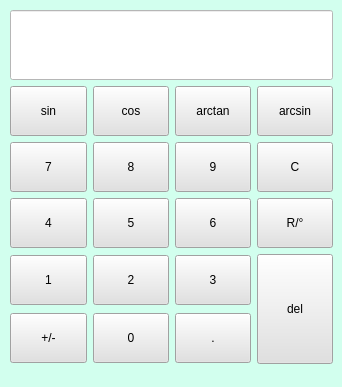
<?xml version="1.0" encoding="UTF-8"?>
<ui version="4.0">
 <class>MainWindow</class>
 <widget class="QMainWindow" name="MainWindow">
  <property name="geometry">
   <rect>
    <x>0</x>
    <y>0</y>
    <width>342</width>
    <height>387</height>
   </rect>
  </property>
  <property name="windowTitle">
   <string>Calculator</string>
  </property>
  <property name="styleSheet">
   <string notr="true">background-color: rgb(210, 255, 238);</string>
  </property>
  <widget class="QWidget" name="centralwidget">
   <property name="tabletTracking">
    <bool>false</bool>
   </property>
   <widget class="QWidget" name="layoutWidget">
    <property name="geometry">
     <rect>
      <x>10</x>
      <y>10</y>
      <width>323</width>
      <height>356</height>
     </rect>
    </property>
    <layout class="QGridLayout" name="gridLayout">
     <item row="1" column="0">
      <widget class="QPushButton" name="sin_button">
       <property name="minimumSize">
        <size>
         <width>75</width>
         <height>50</height>
        </size>
       </property>
       <property name="styleSheet">
        <string notr="true">background-color: rgb(225, 225, 225);
font: 75 12pt &quot;Arial&quot;;
selection-background-color: rgb(255, 255, 255);</string>
       </property>
       <property name="text">
        <string>sin</string>
       </property>
       <property name="iconSize">
        <size>
         <width>32</width>
         <height>32</height>
        </size>
       </property>
      </widget>
     </item>
     <item row="1" column="1">
      <widget class="QPushButton" name="cos_button">
       <property name="minimumSize">
        <size>
         <width>0</width>
         <height>50</height>
        </size>
       </property>
       <property name="styleSheet">
        <string notr="true">background-color: rgb(225, 225, 225);
font: 75 12pt &quot;Arial&quot;;
selection-background-color: rgb(255, 255, 255);</string>
       </property>
       <property name="text">
        <string>cos</string>
       </property>
      </widget>
     </item>
     <item row="1" column="3">
      <widget class="QPushButton" name="arcsin_button">
       <property name="minimumSize">
        <size>
         <width>75</width>
         <height>50</height>
        </size>
       </property>
       <property name="styleSheet">
        <string notr="true">background-color: rgb(225, 225, 225);
font: 75 12pt &quot;Arial&quot;;
selection-background-color: rgb(255, 255, 255);</string>
       </property>
       <property name="text">
        <string>arcsin</string>
       </property>
      </widget>
     </item>
     <item row="2" column="1">
      <widget class="QPushButton" name="number_8_button">
       <property name="minimumSize">
        <size>
         <width>0</width>
         <height>50</height>
        </size>
       </property>
       <property name="styleSheet">
        <string notr="true">background-color: rgb(225, 225, 225);
font: 75 12pt &quot;Arial&quot;;
selection-background-color: rgb(255, 255, 255);</string>
       </property>
       <property name="text">
        <string>8</string>
       </property>
      </widget>
     </item>
     <item row="2" column="2">
      <widget class="QPushButton" name="number_9_button">
       <property name="minimumSize">
        <size>
         <width>0</width>
         <height>50</height>
        </size>
       </property>
       <property name="styleSheet">
        <string notr="true">background-color: rgb(225, 225, 225);
font: 75 12pt &quot;Arial&quot;;
selection-background-color: rgb(255, 255, 255);</string>
       </property>
       <property name="text">
        <string>9</string>
       </property>
      </widget>
     </item>
     <item row="2" column="0">
      <widget class="QPushButton" name="number_7_button">
       <property name="minimumSize">
        <size>
         <width>0</width>
         <height>50</height>
        </size>
       </property>
       <property name="styleSheet">
        <string notr="true">background-color: rgb(225, 225, 225);
font: 75 12pt &quot;Arial&quot;;
selection-background-color: rgb(255, 255, 255);</string>
       </property>
       <property name="text">
        <string>7</string>
       </property>
      </widget>
     </item>
     <item row="3" column="0">
      <widget class="QPushButton" name="number_4_button">
       <property name="minimumSize">
        <size>
         <width>0</width>
         <height>50</height>
        </size>
       </property>
       <property name="styleSheet">
        <string notr="true">background-color: rgb(225, 225, 225);
font: 75 12pt &quot;Arial&quot;;
selection-background-color: rgb(255, 255, 255);</string>
       </property>
       <property name="text">
        <string>4</string>
       </property>
      </widget>
     </item>
     <item row="3" column="2">
      <widget class="QPushButton" name="number_6_button">
       <property name="minimumSize">
        <size>
         <width>0</width>
         <height>50</height>
        </size>
       </property>
       <property name="styleSheet">
        <string notr="true">background-color: rgb(225, 225, 225);
font: 75 12pt &quot;Arial&quot;;
selection-background-color: rgb(255, 255, 255);</string>
       </property>
       <property name="text">
        <string>6</string>
       </property>
      </widget>
     </item>
     <item row="4" column="0">
      <widget class="QPushButton" name="number_1_button">
       <property name="minimumSize">
        <size>
         <width>0</width>
         <height>50</height>
        </size>
       </property>
       <property name="styleSheet">
        <string notr="true">background-color: rgb(225, 225, 225);
font: 75 12pt &quot;Arial&quot;;
selection-background-color: rgb(255, 255, 255);</string>
       </property>
       <property name="text">
        <string>1</string>
       </property>
      </widget>
     </item>
     <item row="4" column="1">
      <widget class="QPushButton" name="number_2_button">
       <property name="minimumSize">
        <size>
         <width>0</width>
         <height>50</height>
        </size>
       </property>
       <property name="styleSheet">
        <string notr="true">background-color: rgb(225, 225, 225);
font: 75 12pt &quot;Arial&quot;;
selection-background-color: rgb(255, 255, 255);</string>
       </property>
       <property name="text">
        <string>2</string>
       </property>
      </widget>
     </item>
     <item row="4" column="3" rowspan="2">
      <widget class="QPushButton" name="del_button">
       <property name="minimumSize">
        <size>
         <width>0</width>
         <height>110</height>
        </size>
       </property>
       <property name="styleSheet">
        <string notr="true">background-color: rgb(225, 225, 225);
font: 75 12pt &quot;Arial&quot;;
selection-background-color: rgb(255, 255, 255);</string>
       </property>
       <property name="text">
        <string>del</string>
       </property>
      </widget>
     </item>
     <item row="3" column="3">
      <widget class="QPushButton" name="radian_button">
       <property name="minimumSize">
        <size>
         <width>0</width>
         <height>50</height>
        </size>
       </property>
       <property name="styleSheet">
        <string notr="true">background-color: rgb(225, 225, 225);
font: 75 12pt &quot;Arial&quot;;
selection-background-color: rgb(255, 255, 255);</string>
       </property>
       <property name="text">
        <string>R/°</string>
       </property>
      </widget>
     </item>
     <item row="5" column="1">
      <widget class="QPushButton" name="number_0_button">
       <property name="minimumSize">
        <size>
         <width>0</width>
         <height>50</height>
        </size>
       </property>
       <property name="styleSheet">
        <string notr="true">background-color: rgb(225, 225, 225);
font: 75 12pt &quot;Arial&quot;;
selection-background-color: rgb(255, 255, 255);</string>
       </property>
       <property name="text">
        <string>0</string>
       </property>
      </widget>
     </item>
     <item row="5" column="2">
      <widget class="QPushButton" name="dot_button">
       <property name="minimumSize">
        <size>
         <width>0</width>
         <height>50</height>
        </size>
       </property>
       <property name="styleSheet">
        <string notr="true">background-color: rgb(225, 225, 225);
font: 75 12pt &quot;Arial&quot;;
selection-background-color: rgb(255, 255, 255);</string>
       </property>
       <property name="text">
        <string>.</string>
       </property>
      </widget>
     </item>
     <item row="4" column="2">
      <widget class="QPushButton" name="number_3_button">
       <property name="minimumSize">
        <size>
         <width>0</width>
         <height>50</height>
        </size>
       </property>
       <property name="styleSheet">
        <string notr="true">background-color: rgb(225, 225, 225);
font: 75 12pt &quot;Arial&quot;;
selection-background-color: rgb(255, 255, 255);</string>
       </property>
       <property name="text">
        <string>3</string>
       </property>
      </widget>
     </item>
     <item row="2" column="3">
      <widget class="QPushButton" name="reset_button">
       <property name="minimumSize">
        <size>
         <width>0</width>
         <height>50</height>
        </size>
       </property>
       <property name="styleSheet">
        <string notr="true">background-color: rgb(225, 225, 225);
font: 75 12pt &quot;Arial&quot;;
selection-background-color: rgb(255, 255, 255);</string>
       </property>
       <property name="text">
        <string>C</string>
       </property>
      </widget>
     </item>
     <item row="5" column="0">
      <widget class="QPushButton" name="sign_button">
       <property name="minimumSize">
        <size>
         <width>0</width>
         <height>50</height>
        </size>
       </property>
       <property name="styleSheet">
        <string notr="true">background-color: rgb(225, 225, 225);
font: 75 12pt &quot;Arial&quot;;
selection-background-color: rgb(255, 255, 255);</string>
       </property>
       <property name="text">
        <string>+/-</string>
       </property>
      </widget>
     </item>
     <item row="1" column="2">
      <widget class="QPushButton" name="arctan_button">
       <property name="minimumSize">
        <size>
         <width>75</width>
         <height>50</height>
        </size>
       </property>
       <property name="styleSheet">
        <string notr="true">background-color: rgb(225, 225, 225);
font: 75 12pt &quot;Arial&quot;;
selection-background-color: rgb(255, 255, 255);</string>
       </property>
       <property name="text">
        <string>arctan</string>
       </property>
      </widget>
     </item>
     <item row="3" column="1">
      <widget class="QPushButton" name="number_5_button">
       <property name="minimumSize">
        <size>
         <width>0</width>
         <height>50</height>
        </size>
       </property>
       <property name="styleSheet">
        <string notr="true">background-color: rgb(225, 225, 225);
font: 75 12pt &quot;Arial&quot;;
selection-background-color: rgb(255, 255, 255);</string>
       </property>
       <property name="text">
        <string>5</string>
       </property>
      </widget>
     </item>
     <item row="0" column="0" colspan="4">
      <widget class="QLineEdit" name="display_box">
       <property name="minimumSize">
        <size>
         <width>321</width>
         <height>70</height>
        </size>
       </property>
       <property name="styleSheet">
        <string notr="true">background-color: rgb(255, 255, 255);
font: 75 20pt &quot;Arial&quot;;</string>
       </property>
       <property name="text">
        <string/>
       </property>
       <property name="alignment">
        <set>Qt::AlignRight|Qt::AlignTrailing|Qt::AlignVCenter</set>
       </property>
      </widget>
     </item>
    </layout>
   </widget>
  </widget>
  <widget class="QStatusBar" name="statusbar"/>
 </widget>
 <resources/>
 <connections/>
</ui>
